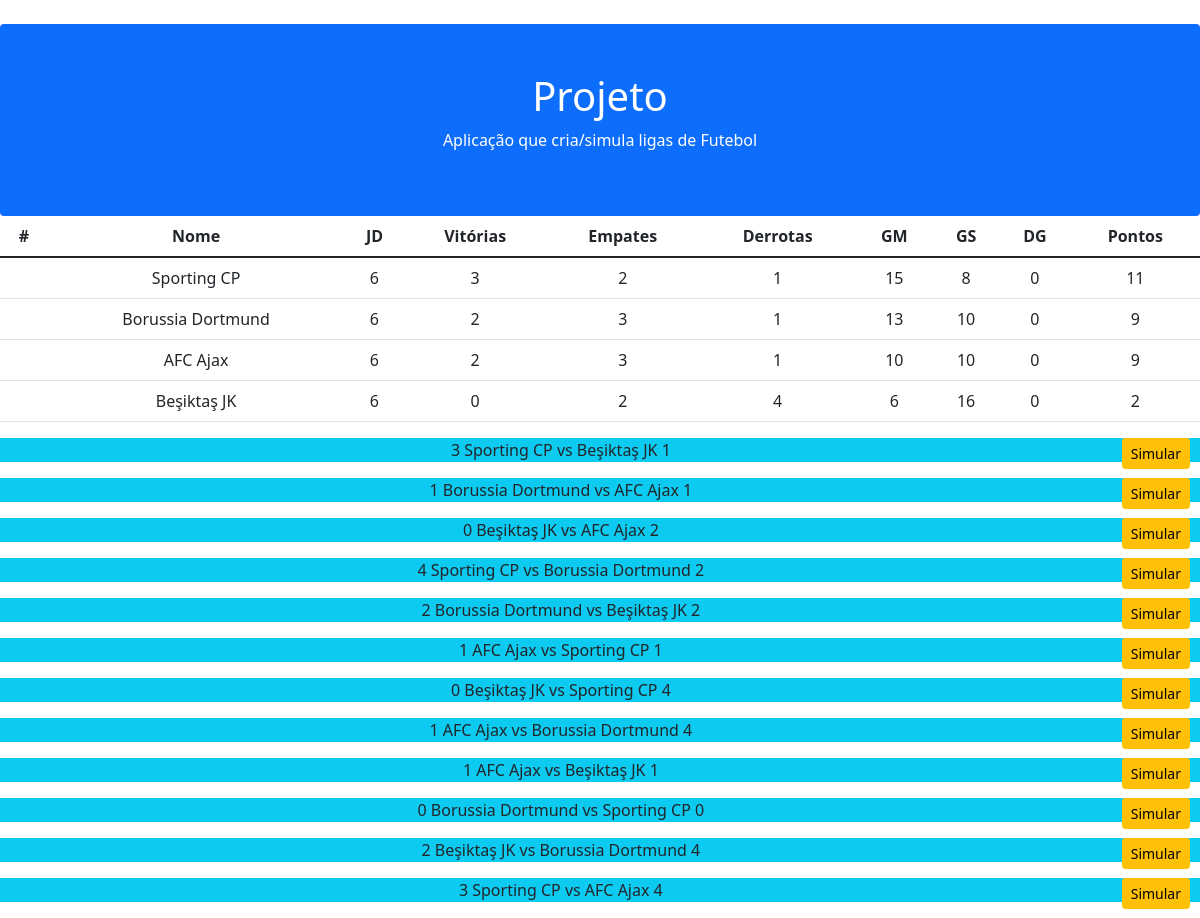
Screenshot of /liga/1 with the database file from the repository.
### leagueTables/models.py (models this page shows)
class Clube(models.Model):
    nome = models.CharField(max_length=30)        #no Construtor
    qualidade = models.IntegerField(default=50)   #no Construtor
    jogosDisputados = models.IntegerField(default = 0, editable=False)
    vitorias = models.IntegerField(default=0, editable=False)
    empates = models.IntegerField(default=0, editable=False)
    derrotas = models.IntegerField(default=0, editable=False)
    golosMarcados = models.IntegerField(default=0, editable=False)
    golosSofridos = models.IntegerField(default=0, editable=False)
    diferencaDeGolos = models.IntegerField(default=0, editable=False)
    pontos = models.IntegerField(default=0, editable=False)
    nacionalidade = models.CharField(max_length=30)
    def __str__(self):
        return self.nome

class Jogo(models.Model):
    equipaCasa = models.ForeignKey(Clube, on_delete=models.CASCADE, related_name='equipaCasa')
    equipaFora = models.ForeignKey(Clube, on_delete=models.CASCADE, related_name='equipaFora')
    golosCasa = models.IntegerField(default=0, editable=False)
    golosFora = models.IntegerField(default=0, editable=False)
    concluido = models.BooleanField(default=False, editable=False)
    jornada = models.ForeignKey(Jornada, on_delete=models.CASCADE, related_name='jornada')
    def __str__(self):
        return f"{self.equipaCasa} vs {self.equipaFora}"

### leagueTables/views.py (the view, shortened to what this page needs)
# urls.py: path('liga/<int:liga_id>', views.liga_view, name="liga"),
def liga_view(request, liga_id):
    liga = Liga.objects.get(pk=liga_id)
    liga.save()
    liga.save()
    liga.listaEquipas.order_by('-pontos', '-diferencaDeGolos')
    liga.save()
    context = {'liga': liga, liga_id: liga_id, 'jogos': Jogo.objects.filter(jornada__liga=liga)}
    return render(request, 'leagueTables/liga.html', context)

### leagueTables/templates/leagueTables/liga.html (shortened to what this page needs)
{% extends 'leagueTables/base.html' %}
{% block main %}
    <table class="table">
  <thead>
    <tr>
      <th scope="col">#</th>
      <th scope="col">Nome</th>
      <th scope="col">JD</th>
      <th scope="col">Vitórias</th>
      <th scope="col">Empates</th>
      <th scope="col">Derrotas</th>
      <th scope="col">GM</th>
      <th scope="col">GS</th>
      <th scope="col">DG</th>
      <th scope="col">Pontos</th>
    </tr>
  </thead>
  <tbody>
  {% for clube in liga.listaEquipas.all %}
      <tr>
        <th scope="row"> {{ posicao }}</th>
        <td>{{ clube.nome }}</td>
        <td>{{ clube.jogosDisputados }}</td>
        <td>{{ clube.vitorias }}</td>
        <td>{{ clube.empates }}</td>
        <td>{{ clube.derrotas }}</td>
        <td>{{ clube.golosMarcados }}</td>
        <td>{{ clube.golosSofridos }}</td>
        <td>{{ clube.diferencaDeGolos }}</td>
        <td>{{ clube.pontos }}</td>
      </tr>
  {% endfor %}
  </tbody>
</table>
  {% for jogo in jogos %}
    {% if jogo.concluido %}
      <p class="bg-info"><a href="{% url 'leagueTables:simulaJogo' jogo.id %}" class="btn btn-warning btn-sm" style="float: right; margin-right: 10px">Simular </a>{{ jogo.golosCasa }} {{ jogo }} {{ jogo.golosFora }}</p>
    {% else %}
      <p class="bg-light"><a href="{% url 'leagueTables:simulaJogo' jogo.id %}" class="btn btn-warning btn-sm" style="float: right; margin-right: 10px">Simular </a>{{ jogo.golosCasa }} {{ jogo }} {{ jogo.golosFora }}</p>
    {% endif %}
  {% endfor %}
{% endblock %}

### rows the page displays
Clube: nome "Sporting CP", jogosDisputados "6", vitorias "3", empates "2", derrotas "1", golosMarcados "15", golosSofridos "8", diferencaDeGolos "0", pontos "11"
Clube: nome "Borussia Dortmund", jogosDisputados "6", vitorias "2", empates "3", derrotas "1", golosMarcados "13", golosSofridos "10", diferencaDeGolos "0", pontos "9"
Clube: nome "AFC Ajax", jogosDisputados "6", vitorias "2", empates "3", derrotas "1", golosMarcados "10", golosSofridos "10", diferencaDeGolos "0", pontos "9"
Clube: nome "Beşiktaş JK", jogosDisputados "6", vitorias "0", empates "2", derrotas "4", golosMarcados "6", golosSofridos "16", diferencaDeGolos "0", pontos "2"
Jogo: golosCasa "3", equipaCasa+equipaFora "Sporting CP vs Beşiktaş JK", golosFora "1"
Jogo: golosCasa "1", equipaCasa+equipaFora "Borussia Dortmund vs AFC Ajax", golosFora "1"
Jogo: golosCasa "0", equipaCasa+equipaFora "Beşiktaş JK vs AFC Ajax", golosFora "2"
Jogo: golosCasa "4", equipaCasa+equipaFora "Sporting CP vs Borussia Dortmund", golosFora "2"
Jogo: golosCasa "2", equipaCasa+equipaFora "Borussia Dortmund vs Beşiktaş JK", golosFora "2"
Jogo: golosCasa "1", equipaCasa+equipaFora "AFC Ajax vs Sporting CP", golosFora "1"
Jogo: golosCasa "0", equipaCasa+equipaFora "Beşiktaş JK vs Sporting CP", golosFora "4"
Jogo: golosCasa "1", equipaCasa+equipaFora "AFC Ajax vs Borussia Dortmund", golosFora "4"
Jogo: golosCasa "1", equipaCasa+equipaFora "AFC Ajax vs Beşiktaş JK", golosFora "1"
Jogo: golosCasa "0", equipaCasa+equipaFora "Borussia Dortmund vs Sporting CP", golosFora "0"
Jogo: golosCasa "2", equipaCasa+equipaFora "Beşiktaş JK vs Borussia Dortmund", golosFora "4"
Jogo: golosCasa "3", equipaCasa+equipaFora "Sporting CP vs AFC Ajax", golosFora "4"
